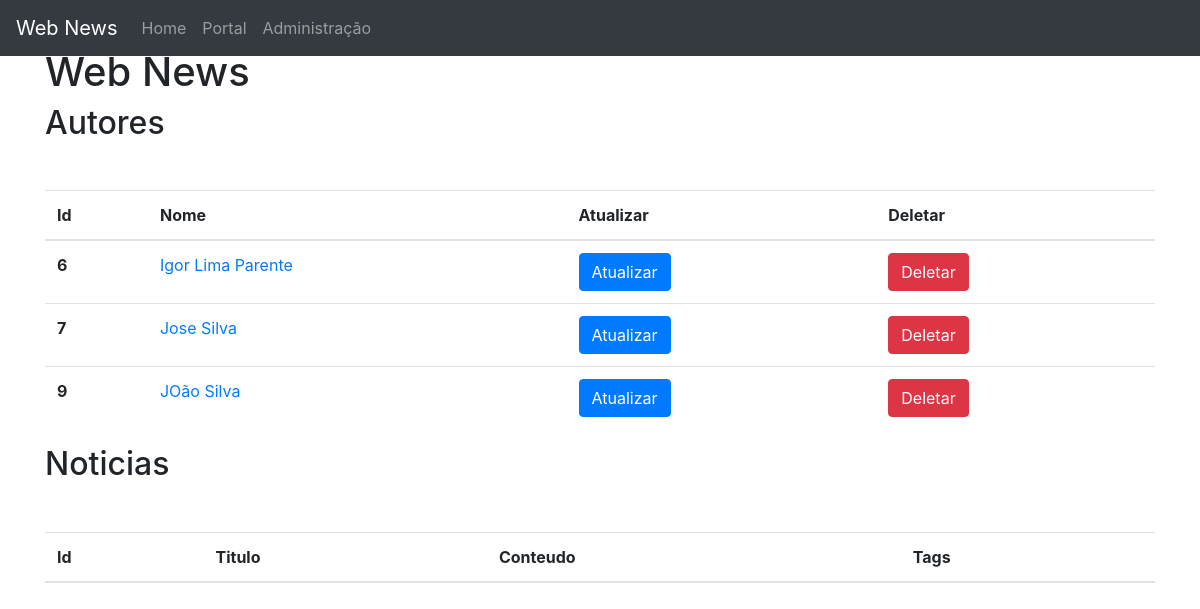
Before: / with the older database file.
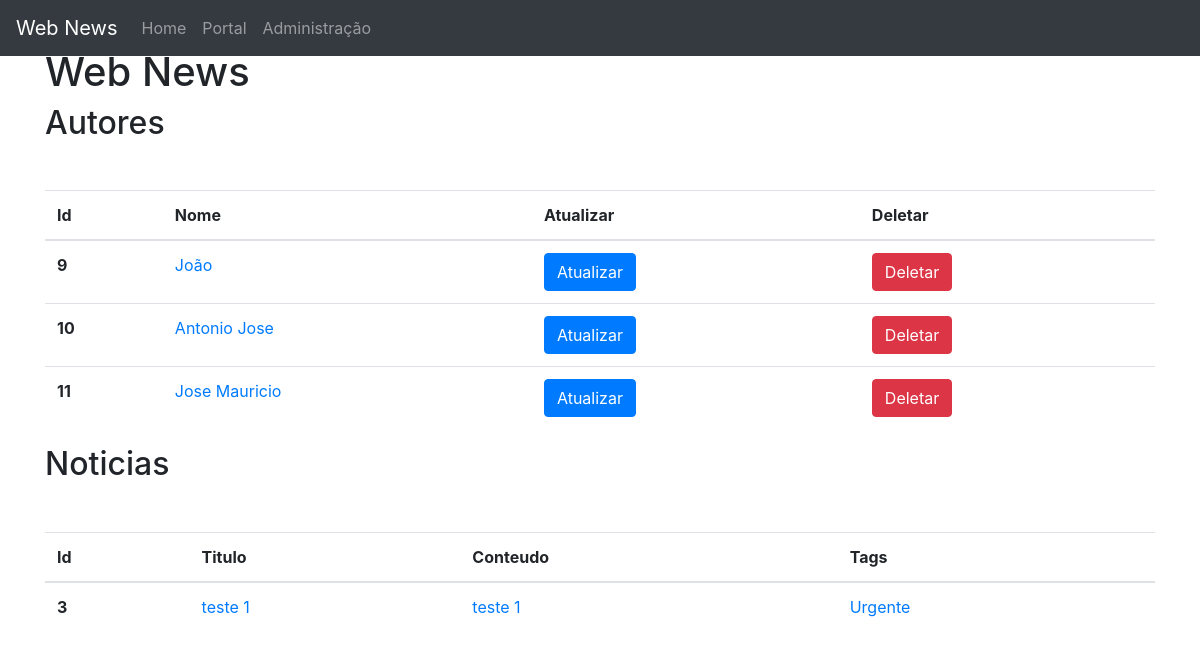
After: the same page with the newer database file.
### news/models.py (models this page shows, shortened)
class Autor(models.Model):
    nome = models.CharField('Nome', max_length=250)
    class Meta:
        verbose_name = 'Autor'
        verbose_name_plural = 'Autores'

class Noticia(models.Model):
    CHOICES_TAGS = [
        ('Urgente','Urgente'),
        ('Saúde','Saúde',),
        ('Politica','Politica',)
    ]
    titulo = models.CharField('Titulo', max_length=250)
    conteudo = models.TextField('Conteudo')
    tags = models.CharField('Tags', choices=CHOICES_TAGS, max_length=20)
    data_pub = models.DateTimeField('Data de publicação')
    autor_id = models.ForeignKey(Autor, on_delete=models.CASCADE, verbose_name='Autor')

### core/views.py (the view)
# urls.py: path('', index, name='homegape'),
def index(request):
    autores = Autor.objects.all()[0:5]
    noticias = Noticia.objects.all()[0:5]
    contexto = {'autores': autores, 'noticias': noticias}
    return render(request, 'base.html', contexto)

### templates/base.html (shortened to what this page needs)
{% load bootstrap4 %}
<!doctype html>
<html lang="en">
  <head>
    {% bootstrap_css %}
  </head>
  <body>
    <header>
      <nav class="navbar navbar-expand-md navbar-dark fixed-top bg-dark">
        <a class="navbar-brand" href="/">Web News</a>
        <div class="collapse navbar-collapse" id="navbarCollapse">
          <ul class="navbar-nav mr-auto">
            <li class="nav-item">
              <a class="nav-link" href="{% url 'homegape' %}">Home</a>
            </li>
            <li class="nav-item">
              <a class="nav-link" href="{% url 'index_autores' %}">Portal</a>
            </li>
            <li class="nav-item">
              <a class="nav-link" href="/admin/">Administração</a>
            </li>
          </ul>
        </div>
      </nav>
    </header>
    <main role="main" class="container">
      <h1 class="mt-5">Web News</h1>
      {% block content %}
      <h2>Autores</h2>
      <table class="table mt-5">
        <thead>
          <tr>
            <th scope="col">Id</th>
            <th scope="col">Nome</th>
            <th scope="col">Atualizar</th>
            <th scope="col">Deletar</th>
          </tr>
        </thead>
        <tbody>
        {% for autor in autores %}
          <tr>
            <th scope="row">{{autor.id}}</th>
            <td><a href="{% url 'detalhar_autores' autor.id %}">{{ autor.nome }}</a></td>
            <td><a href="{% url 'atualizar_autores' autor.id %}" class="btn btn-primary">Atualizar</a></td>
            <td><a href="{% url 'deletar_autores' autor.id %}" class="btn btn-danger">Deletar</a></td>
          </tr>
        {% endfor  %}
        </tbody>
      </table>
      <h2>Noticias</h2>
      <table class="table mt-5">
        <thead>
          <tr>
            <th scope="col">Id</th>
            <th scope="col">Titulo</th>
            <th scope="col">Conteudo</th>
            <th scope="col">Tags</th>
          </tr>
        </thead>
        <tbody>
        {% for noticia in noticias %}
          <tr>
            <th scope="row">{{noticia.id}}</th>
            <td><a href="noticias/{{noticia.id}}">{{ noticia.titulo }}</a></td>
            <td><a href="noticias/atualizar/{{noticia.id}}" >{{ noticia.conteudo }}</a></td>
            <td><a href="noticias/deletar/{{noticia.id}}" >{{ noticia.tags }}</a></td>
          </tr>
        {% endfor  %}
        </tbody>
      </table>
      {% endblock %}
    </main>
  </body>
</html>

Changed rows visible on the page:
removed Autor: id "6", nome "Igor Lima Parente"
removed Autor: id "7", nome "Jose Silva"
changed Autor id 9: nome "JOão Silva" → "João"
added Autor: id "10", nome "Antonio Jose"
added Autor: id "11", nome "Jose Mauricio"
added Noticia: id "3", titulo "teste 1", conteudo "teste 1", tags "Urgente"
